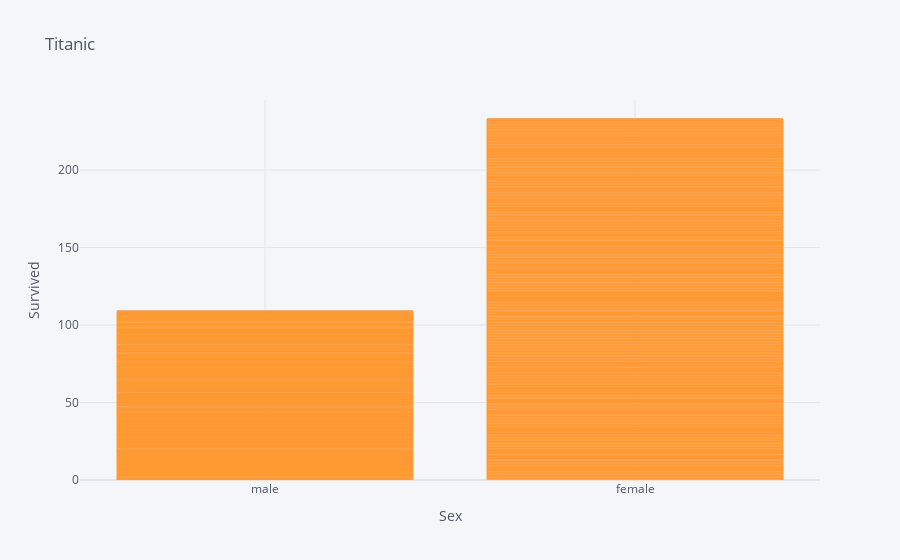

Write notebook code for a chart like this one.
### Code cell
data[["sex" ,"survived"]].iplot(kind = "bar" , xTitle = "Sex" , yTitle = "Survived" , title = "Titanic " , x = "sex" , y = "survived")

### Figure 1 — Plotly figure (JSON) as saved in the notebook; plotly's stock layout.template omitted (floating-point values rounded to 4 significant figures; data arrays with more than 128 entries replaced by an {"elided": "..."} marker saying what was removed)
{"data": [{"marker": {"color": "rgba(255, 153, 51, 0.6)", "line": {"color": "rgba(255, 153, 51, 1.0)", "width": 1}}, "name": "survived", "orientation": "v", "text": "", "type": "bar", "x": {"elided": "891 str values"}, "y": {"elided": "891 int values"}}], "layout": {"legend": {"bgcolor": "#F5F6F9", "font": {"color": "#4D5663"}}, "paper_bgcolor": "#F5F6F9", "plot_bgcolor": "#F5F6F9", "title": {"font": {"color": "#4D5663"}, "text": "Titanic "}, "xaxis": {"gridcolor": "#E1E5ED", "showgrid": true, "tickfont": {"color": "#4D5663"}, "title": {"font": {"color": "#4D5663"}, "text": "Sex"}, "zerolinecolor": "#E1E5ED"}, "yaxis": {"gridcolor": "#E1E5ED", "showgrid": true, "tickfont": {"color": "#4D5663"}, "title": {"font": {"color": "#4D5663"}, "text": "Survived"}, "zerolinecolor": "#E1E5ED"}}}
